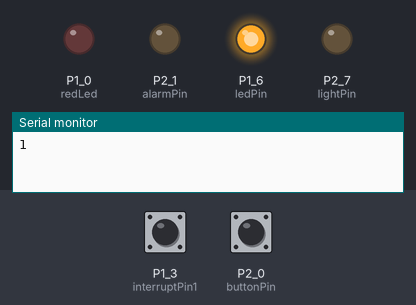
A sketch run on a simulated TI MSP430 LaunchPad. On the bench: output pins drawn as LEDs (lit = HIGH), the last lines printed to the serial monitor. Inputs (shaded band) come from the test bench; at power-on: P1_3 (interruptPin1) HIGH, P2_0 (buttonPin) HIGH.

Above: at 1.2 s.
1.3 s: P1_3 (interruptPin1) pulled LOW for 0.15 s
At 16.2 s:
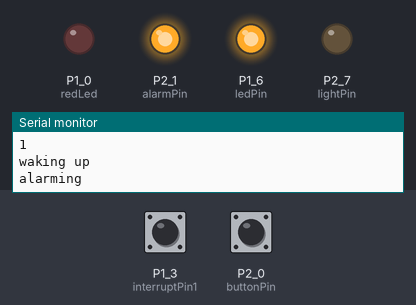
Timing chart, 0 to 16.5 s (numbered marks = the images above; inputs shaded):
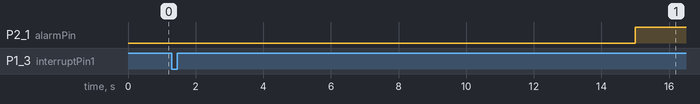

The sketch:

CamperAlarm.ino
```cpp
/*
 Author:      WCPinyan
 Date:        5/25/2019
 Micro:       TI MSP-EXP430G2-2553

 Description: Automatic light and alarm for
 truck camper top (ARE) with 3 doors.
 Chip is put to sleep once all doors are closed and
 is triggered awake by opening any door.
 Operator has 15 sec. to push out-of-sight button to
 disable alarm.
 Alarm will sound for 10 minutes unless button
 pressed or time-out occurs.  Time-out prevents
 truck battery from being drained.
 Ambient sensor prob not necessary since the inside of
 the shell always needs light (tinted windows.)

 The launchpad was only used during development. The 2553 was then
 removed and installed on protoboard (via removable socket to accommodate
 further programming.) Thus, LED code below only applicable for dev and testing.

 3 voltage levels: 12V  from vehicle battery(main power and alarm siren)
                    6V  for LED light and feed for conversion to 3.3V
                    3V3 for 2553 chip.
    12V-6V  SMAKN DC-DC Buck Power Converter. Amazon
    6V-3V2: https://www.youtube.com/watch?v=J66_8P043ko&t=621s Thanks to
            ITKindaWorks.


*/

const int redLed = RED_LED;
const int buttonPin = 8;     // the number of the pushbutton pin(was PUSH2).
const int ledPin =  GREEN_LED;      // the number of the LED pin
const int ambientLight = 7;
const int alarmPin = 9;
const int lightPin = 18; // 6V controlled by TIP120
const int interruptPin1 = P1_3; // 12V controlled by TIP120
const bool OFF = false;
const bool ON = true;

//********** variables **********

int light = 0;
bool doorOpen = false;
bool alarmState = OFF;
bool firstTimeThru = true;
int startTime = 0;
int elapsed = 0;
int buttonState = 0; // kills alarm after door open

// handles interrupt from sleep
void buttonISR() {
  wakeup();
  delay(50); //give time for chip warmup.
  Serial.println("waking up");
  doorOpen=true;
}
//set alarm triggered for On or Off state.
void SetAlarmTrigger(bool state) {

  alarmState = state;
  //Serial.print("Alarm state is now ");
  //Serial.println(alarmState);
}
void toggleAlarm() {
  digitalWrite(alarmPin, alarmState); //bool true=1...same as HIGH
  if (alarmState) {
    Serial.println("alarming");
    startTime = millis() / 1000;
    delay(10);
    while (digitalRead(buttonPin) == HIGH ) {//while the alarm reset has not been pushed
      delay(10);
      //keep sounding alarm for 10 min.
      elapsed = millis() / 1000 - startTime;
      if (elapsed > 600  ) { //600 sec. is 10 min, don't run the battery down.
        break;
      }

    }
    alarmState = OFF;
    Serial.println("Alarm OFF");
    toggleAlarm();
  }
}

void setup() {

  Serial.begin(9600);
  // initialize the LED pin as an output:
  pinMode(ledPin, OUTPUT);
  pinMode(redLed, OUTPUT);
  pinMode(ambientLight, INPUT);
  pinMode(interruptPin1, INPUT_PULLUP);
  // pinMode(interruptPin2, INPUT);
  pinMode(alarmPin, OUTPUT);
  pinMode(lightPin, OUTPUT);

  // initialize the pushbutton pin as an input:
  pinMode(buttonPin, INPUT_PULLUP);
  attachInterrupt(P1_3, buttonISR, RISING);
 // attachInterrupt(P1_4, doorClosed, FALLING);

}
void doorClosed(){
  Serial.println("Someone just closed all doors.");
  doorOpen=false;
}
void loop() {
  digitalWrite(ledPin, HIGH);
 // Serial.println("Enter Loop");
  delay(50);
  doorOpen = digitalRead(interruptPin1);

  Serial.println(doorOpen);
  if (firstTimeThru && doorOpen) {
    SetAlarmTrigger(ON);
    startTime = millis() / 1000; //time in seconds
    delay(10);
    elapsed = 0;
    //person has 15 seconds to disarm the alarm
    elapsed = millis() / 1000 - startTime;
    while (elapsed < 15) {
      elapsed = millis() / 1000 - startTime;
      //Serial.println(elapsed);
      //if button is not pushed in 15 sec, the alarm will stay triggered and will sound.
      if (digitalRead(buttonPin) == LOW) {
        SetAlarmTrigger(OFF);
      }

    }
  }
  firstTimeThru = false;
  //the alarm state is alway ON when door is opened and micro comes back to life, but
  // button(see "while loop") will change alarmState to OFF.
  toggleAlarm();
  delay(500);


  //Serial.println(light); //test ambient light level
  delay(10);
  if (!doorOpen) {
    firstTimeThru = true; //set up for the awake function to set the alarm again.
    //Serial.println("Doors all closed, going to sleep.");
    digitalWrite(ledPin, LOW);
    digitalWrite(lightPin, LOW);
    suspend();
  } else {
    light = analogRead(ambientLight);
    NeedLight();
  }
  delay(2000);//this prob not needed
}
void NeedLight() {
  if (doorOpen) {
    digitalWrite(redLed, HIGH);
    //Serial.println("A door is open");
    //Serial.println(light);
    if (light < 700 ) {
      // Serial.println("Light On");
      //digitalWrite(redLed, HIGH);
      digitalWrite(lightPin,HIGH);
    } else {
      //Serial.println("Light OFF");
      //digitalWrite(redLed, LOW);
      digitalWrite(lightPin,LOW);
    }
  } else {
    // Serial.println("Light OFF");
    digitalWrite(redLed, LOW);
    digitalWrite(lightPin, LOW);
  }
}
```
